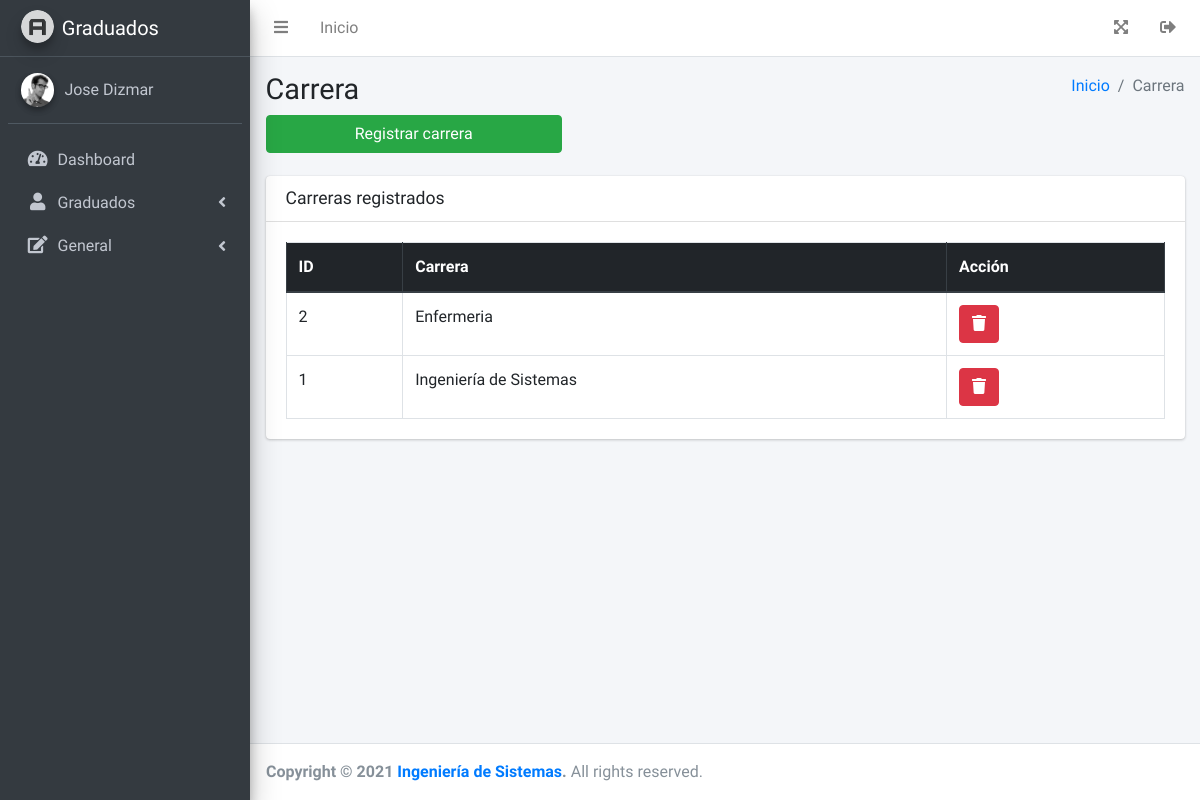
Page /Carrera (signed in) on the committed database.
### tables this page shows
CREATE TABLE `carrera` (
  `id` int(11) NOT NULL,
  `descripcion` varchar(50) NOT NULL
);

### controller/Controlador.php (called while the page is built)
<?php
class Controlador
{
    public function ctrPlantilla()
    {
        include "view/Plantilla.php";
    }
}

### index.php (called while the page is built, shortened)
<?php
require_once "controller/Controlador.php";
$plantilla = new Controlador();
$plantilla->ctrPlantilla();
?>

### view/modulos/navegacion/Carrera.php (the view, shortened to what this page needs)
<div class="content-wrapper">
    <div class="content-header">
        <div class="container-fluid">
            <div class="row mb-2">
                <div class="col-sm-6">
                    <h1 class="m-0">Carrera</h1>
                </div>
                <div class="col-sm-6">
                    <ol class="breadcrumb float-sm-right">
                        <li class="breadcrumb-item"><a href="Administracion">Inicio</a></li>
                        <li class="breadcrumb-item active">Carrera</li>
                    </ol>
                </div>
            </div>
            <div class="row mb-2">
                <div class="col-sm-4">
                    <a type="button" class="btn btn-block btn-success" data-toggle="modal" data-target="#modal-registrar-carrera">Registrar carrera</a>
                </div>
            </div>
        </div>
    </div>
    <section class="content">
        <div class="container-fluid">
            <div class="row">
                <div class="col-12">
                    <div class="card">
                        <div class="card-header">
                            <h3 class="card-title">Carreras registrados</h3>
                        </div>
                        <div class="card-body">
                            <table id="example1" class="table table-bordered ">
                                <thead class="thead-dark">
                                    <tr>
                                        <th>ID</th>
                                        <th>Carrera</th>
                                        <th>Acci&oacute;n</th>
                                    </tr>
                                </thead>
                                <tbody>
                                    <?php
                                    $query = $conexion->query("SELECT * FROM carrera ORDER BY descripcion ASC");
                                    while ($row = mysqli_fetch_array($query)) {
                                        echo "<tr>
                                                <td>" . $row["id"] . "</td>
                                                <td>" . utf8_encode($row["descripcion"]) . "</td>
                                                <td>
                                                    <a class='btn btn-danger' onclick='verPersonal(" . $row["id"] . "," . 2 . ")'><i class='fas fa-trash'></i></a>
                                                </td>
                                            </tr>";
                                    }
                                    ?>
                                </tbody>
                            </table>
                        </div>
                    </div>
                </div>
            </div>
        </div>
    </section>
</div>

### rows in the picture
carrera: id "2", descripcion "Enfermeria"
carrera: id "1", descripcion "Ingeniería de Sistemas"
